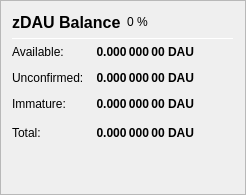
                   <widget class="QFrame" name="frame_ZerocoinBalances">
                    <property name="frameShape">
                     <enum>QFrame::StyledPanel</enum>
                    </property>
                    <property name="frameShadow">
                     <enum>QFrame::Raised</enum>
                    </property>
                    <layout class="QVBoxLayout" name="verticalLayout_7">
                     <item>
                      <layout class="QHBoxLayout" name="horizontalLayout_8" stretch="0,0,0">
                       <item>
                        <widget class="QLabel" name="label_5z_3">
                         <property name="minimumSize">
                          <size>
                           <width>0</width>
                           <height>20</height>
                          </size>
                         </property>
                         <property name="font">
                          <font>
                           <pointsize>12</pointsize>
                           <weight>75</weight>
                           <bold>true</bold>
                          </font>
                         </property>
                         <property name="text">
                          <string>zDAU Balance</string>
                         </property>
                        </widget>
                       </item>
                       <item>
                        <widget class="QLabel" name="labelzDAUPercent">
                         <property name="text">
                          <string notr="true">0 %</string>
                         </property>
                        </widget>
                       </item>
                       <item>
                        <spacer name="horizontalSpacer_11">
                         <property name="orientation">
                          <enum>Qt::Horizontal</enum>
                         </property>
                         <property name="sizeHint" stdset="0">
                          <size>
                           <width>40</width>
                           <height>20</height>
                          </size>
                         </property>
                        </spacer>
                       </item>
                      </layout>
                     </item>
                     <item>
                      <widget class="Line" name="line_ZerocoinBalance">
                       <property name="minimumSize">
                        <size>
                         <width>0</width>
                         <height>1</height>
                        </size>
                       </property>
                       <property name="maximumSize">
                        <size>
                         <width>16777215</width>
                         <height>1</height>
                        </size>
                       </property>
                       <property name="orientation">
                        <enum>Qt::Horizontal</enum>
                       </property>
                      </widget>
                     </item>
                     <item>
                      <layout class="QGridLayout" name="gridLayout_5">
                       <property name="spacing">
                        <number>12</number>
                       </property>
                       <item row="1" column="0">
                        <widget class="QLabel" name="labelzBalanceMatureText">
                         <property name="toolTip">
                          <string>Mature: more than 20 confirmation and more than 1 mint of the same denomination after it was minted.
These zDAU are spendable.</string>
                         </property>
                         <property name="text">
                          <string>Available:</string>
                         </property>
                        </widget>
                       </item>
                       <item row="1" column="1">
                        <widget class="QLabel" name="labelzBalanceMature">
                         <property name="font">
                          <font>
                           <weight>75</weight>
                           <bold>true</bold>
                          </font>
                         </property>
                         <property name="toolTip">
                          <string>Mature: more than 20 confirmation and more than 1 mint of the same denomination after it was minted.
These zDAU are spendable.</string>
                         </property>
                         <property name="text">
                          <string notr="true">0.000 000 00 DAU</string>
                         </property>
                         <property name="alignment">
                          <set>Qt::AlignRight|Qt::AlignTrailing|Qt::AlignVCenter</set>
                         </property>
                        </widget>
                       </item>
                       <item row="2" column="0">
                        <widget class="QLabel" name="labelzBalanceUnconfirmedText">
                         <property name="toolTip">
                          <string>Unconfirmed: less than 20 confirmations
Immature: confirmed, but less than 1 mint of the same denomination after it was minted</string>
                         </property>
                         <property name="text">
                          <string>Unconfirmed:</string>
                         </property>
                        </widget>
                       </item>
                       <item row="2" column="1">
                        <widget class="QLabel" name="labelzBalanceUnconfirmed">
                         <property name="font">
                          <font>
                           <weight>75</weight>
                           <bold>true</bold>
                          </font>
                         </property>
                         <property name="toolTip">
                          <string>Unconfirmed: less than 20 confirmations
Immature: confirmed, but less than 1 mint of the same denomination after it was minted</string>
                         </property>
                         <property name="text">
                          <string notr="true">0.000 000 00 DAU</string>
                         </property>
                         <property name="alignment">
                          <set>Qt::AlignRight|Qt::AlignTrailing|Qt::AlignVCenter</set>
                         </property>
                        </widget>
                       </item>
                       <item row="3" column="0">
                        <widget class="QLabel" name="labelzBalanceImmatureText">
                         <property name="toolTip">
                          <string>Unconfirmed: less than 20 confirmations
Immature: confirmed, but less than 1 mint of the same denomination after it was minted</string>
                         </property>
                         <property name="text">
                          <string>Immature:</string>
                         </property>
                        </widget>
                       </item>
                       <item row="3" column="1">
                        <widget class="QLabel" name="labelzBalanceImmature">
                         <property name="font">
                          <font>
                           <weight>75</weight>
                           <bold>true</bold>
                          </font>
                         </property>
                         <property name="toolTip">
                          <string>Unconfirmed: less than 20 confirmations
Immature: confirmed, but less than 1 mint of the same denomination after it was minted</string>
                         </property>
                         <property name="text">
                          <string notr="true">0.000 000 00 DAU</string>
                         </property>
                         <property name="alignment">
                          <set>Qt::AlignRight|Qt::AlignTrailing|Qt::AlignVCenter</set>
                         </property>
                        </widget>
                       </item>
                       <item row="4" column="0">
                        <widget class="QLabel" name="labelzBalanceText">
                         <property name="toolTip">
                          <string>Your current zDAU balance, unconfirmed and immature zDAU included.</string>
                         </property>
                         <property name="text">
                          <string>Total:</string>
                         </property>
                        </widget>
                       </item>
                       <item row="4" column="1">
                        <widget class="QLabel" name="labelzBalance">
                         <property name="font">
                          <font>
                           <weight>75</weight>
                           <bold>true</bold>
                          </font>
                         </property>
                         <property name="cursor">
                          <cursorShape>IBeamCursor</cursorShape>
                         </property>
                         <property name="toolTip">
                          <string>Your current zDAU balance, unconfirmed and immature zDAU included.</string>
                         </property>
                         <property name="text">
                          <string notr="true">0.000 000 00 DAU</string>
                         </property>
                         <property name="alignment">
                          <set>Qt::AlignRight|Qt::AlignTrailing|Qt::AlignVCenter</set>
                         </property>
                         <property name="textInteractionFlags">
                          <set>Qt::LinksAccessibleByMouse|Qt::TextSelectableByKeyboard|Qt::TextSelectableByMouse</set>
                         </property>
                        </widget>
                       </item>
                       <item row="4" column="2">
                        <spacer name="horizontalSpacer_4">
                         <property name="orientation">
                          <enum>Qt::Horizontal</enum>
                         </property>
                         <property name="sizeHint" stdset="0">
                          <size>
                           <width>40</width>
                           <height>20</height>
                          </size>
                         </property>
                        </spacer>
                       </item>
                      </layout>
                     </item>
                     <item>
                      <spacer name="verticalSpacer_4">
                       <property name="orientation">
                        <enum>Qt::Vertical</enum>
                       </property>
                       <property name="sizeHint" stdset="0">
                        <size>
                         <width>20</width>
                         <height>40</height>
                        </size>
                       </property>
                      </spacer>
                     </item>
                    </layout>
                   </widget>
